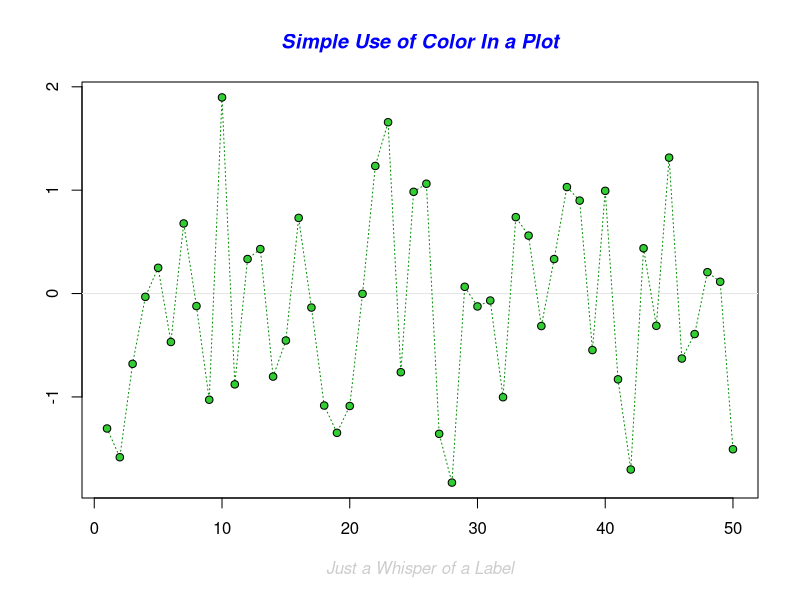
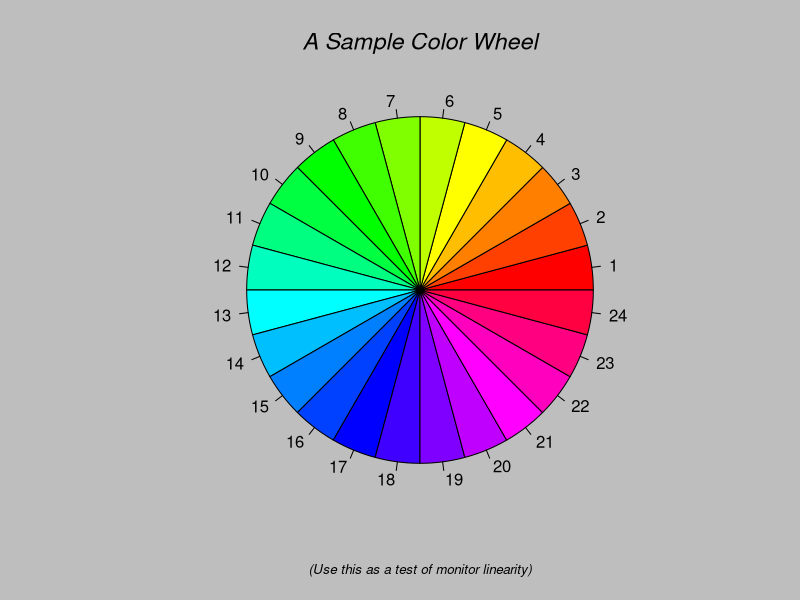
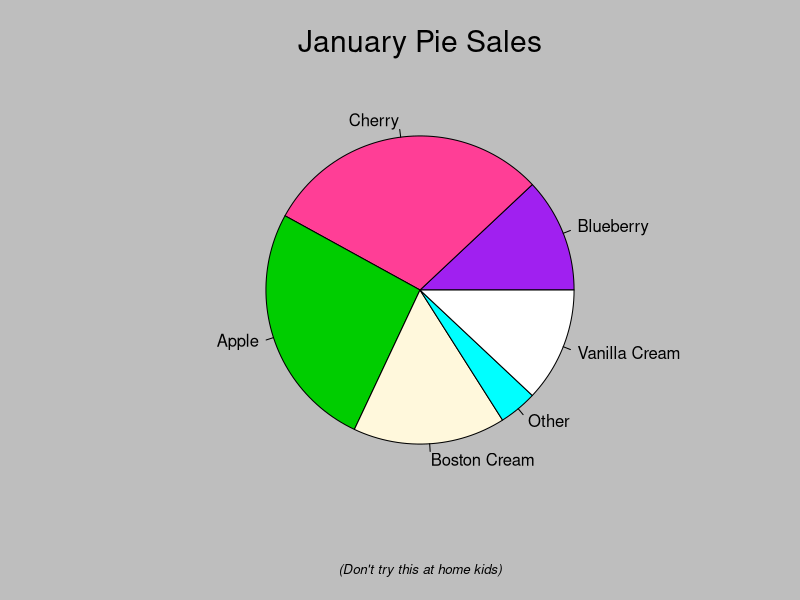
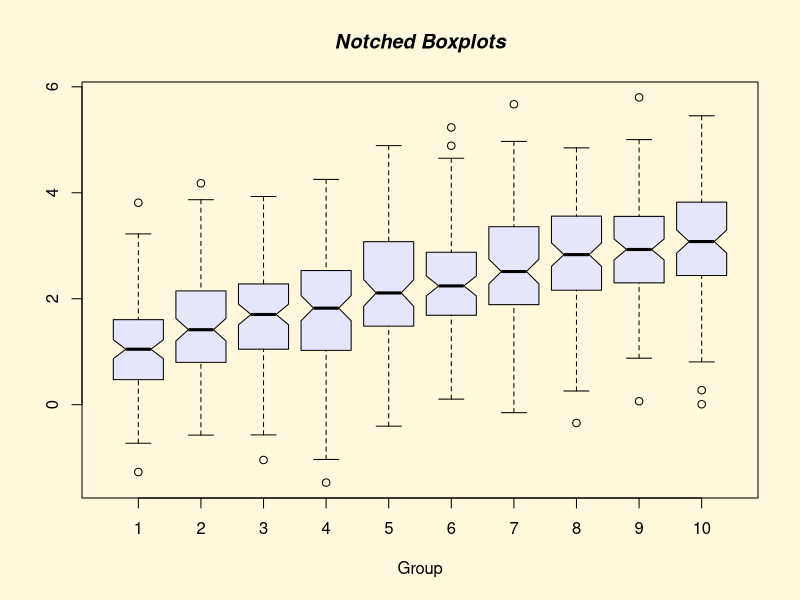
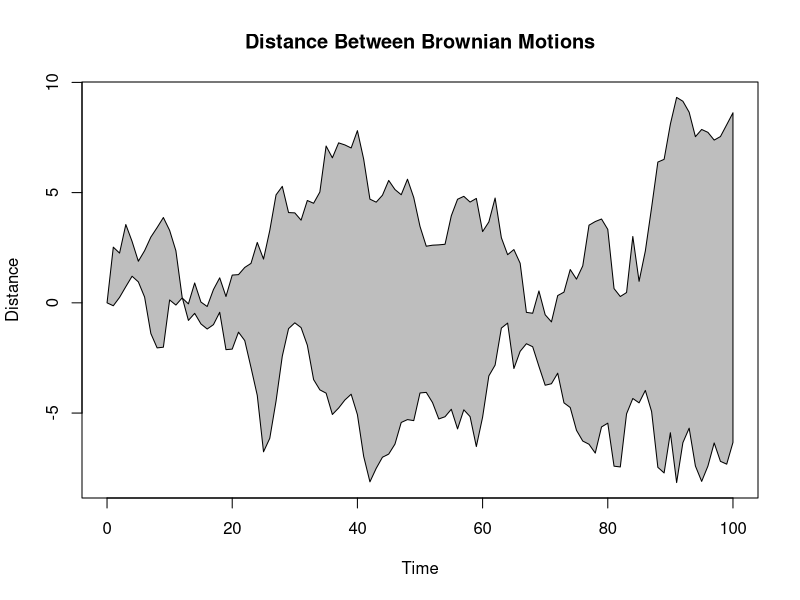
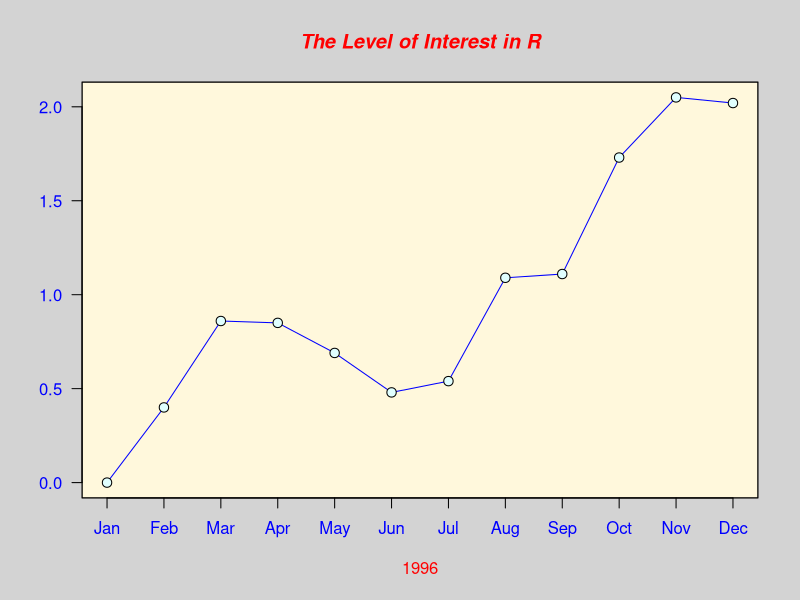
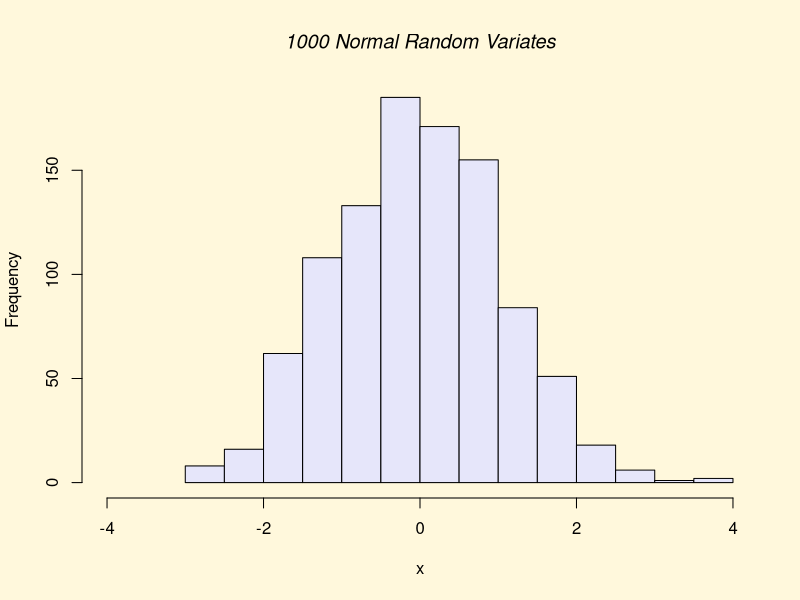
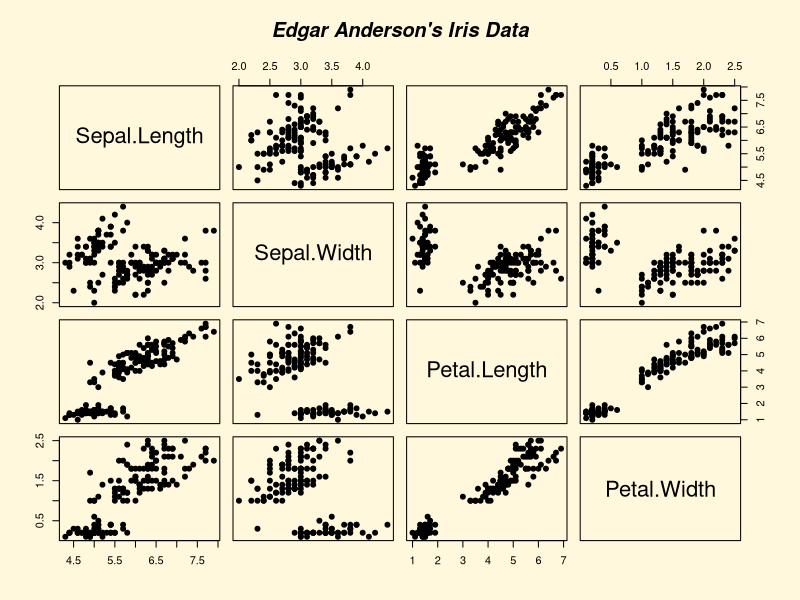

These charts were generated, in order, by the following R code:

## ----eval=F--------------------------------------------------------------
demo(graphics)

## ----echo=F--------------------------------------------------------------
# pause after each graph
dev.off()
with(mtcars,plot(wt,mpg))

## ----echo=F--------------------------------------------------------------
with(mtcars,plot(wt,mpg))
abline(lm(mpg~wt,data=mtcars))
title("Regression of MPG on Weight")

## ----eval=F--------------------------------------------------------------
 pdf("mtcars_demo.pdf")
 with(mtcars,plot(wt,mpg))
 abline(lm(mpg~wt,data=mtcars))
 title("Regression of MPG on Weight")
 dev.off()

## ------------------------------------------------------------------------
dose <- c(20, 30, 40, 45, 60)
drugA <- c(16, 20, 27, 40, 60)
drugB <- c(15, 18, 25, 31, 40)
plot(dose, drugA) #default type:point (type='p')


## ------------------------------------------------------------------------
dose <- c(20, 30, 40, 45, 60)
drugA <- c(16, 20, 27, 40, 60)
drugB <- c(15, 18, 25, 31, 40)
plot(dose, drugA,type='p')

## ------------------------------------------------------------------------
dose <- c(20, 30, 40, 45, 60)
drugA <- c(16, 20, 27, 40, 60)
drugB <- c(15, 18, 25, 31, 40)
plot(dose, drugA, type = "l")

## ------------------------------------------------------------------------
dose <- c(20, 30, 40, 45, 60)
drugA <- c(16, 20, 27, 40, 60)
drugB <- c(15, 18, 25, 31, 40)
plot(dose, drugA, type = "b")


## ------------------------------------------------------------------------
opar <- par(no.readonly = TRUE)## get the default parameter
plot(dose, drugA, type = "b", lty = 2, pch = 17)
par(opar)  ##set back to default.


## ----echo=F--------------------------------------------------------------
n=21
value<-1:n
symbol<-1:n
plot(value,symbol,pch=1:n,cex=2,col='red')

## ------------------------------------------------------------------------
plot(dose, drugA, type = "b", lty = 2, pch = 17)

## ------------------------------------------------------------------------
opar <- par(no.readonly = TRUE)
plot(dose, drugA, type = "b", lty = 1,cex = 1.3,col='red')
par(opar)  ##set back to default.

## ------------------------------------------------------------------------
length(colors())
colors()[1:5]

## ----echo=F--------------------------------------------------------------
n<-10
mygrays <- gray(0:n/n)
pie(rep(1, n), labels = mygrays, col = mygrays)
# rainbow(n)
# gray(0:10/10)

## ----echo=F--------------------------------------------------------------
# colors()
n <- 10
mycolors <- rainbow(n)
pie(rep(1, n), labels = mycolors, col = mycolors)

## ----echo=F--------------------------------------------------------------
library(colorspace)
pie(rep(1, n), labels = rainbow_hcl(10), 
    col = rainbow_hcl(10))
# pie(rep(1, n), labels =  terrain_hcl(10), 
# col =  terrain_hcl(10))

## ----echo=F--------------------------------------------------------------
library(colorspace)
plot(Sepal.Length ~ Sepal.Width, col=
  rainbow_hcl(3)[c(Species)], data=iris, pch=16) 
legend("topleft", pch=16, col=rainbow_hcl(3), 
  legend=unique(iris$Species)) 

## ----eval=F--------------------------------------------------------------
## library(colorspace)
## plot(Sepal.Length ~ Sepal.Width, col=
##   rainbow_hcl(3)[c(Species)], data=iris, pch=16)
## legend("topleft", pch=16, col=
##   rainbow_hcl(3), legend=unique(iris$Species))

## ----echo=F--------------------------------------------------------------
dose <- c(20, 30, 40, 45, 60)
drugA <- c(16, 20, 27, 40, 60)
par(ann=F)
plot(dose, drugA, type = "b",col.axis='blue')
title(main='main title',col.main='red',cex.main=2,
sub='sub-title',col.sub='black',cex.sub=1.2,
xlab='x-axis label',
ylab='y-axis label',col.lab='green',
                     col.axis='blue')
par(opar)

## ----echo=F--------------------------------------------------------------
opar <- par(no.readonly = TRUE)
dose <- c(20, 30, 40, 45, 60)
drugA <- c(16, 20, 27, 40, 60)
plot(dose, drugA)
par(ann=F)
plot(dose, drugA, type = "b",
     col = "red",col.axis='blue')
title(main='main title',col.main='red',
sub='sub-title',col.sub='blue',
xlab='x-axis label',
ylab='y-axis label',col.lab='green',
                     col.axis='blue')
par(opar)

## ----eval=F--------------------------------------------------------------
## dose <- c(20, 30, 40, 45, 60)
## drugA <- c(16, 20, 27, 40, 60)
## par(ann=F) ##inhibit x y axis labels but not text.
## plot(dose, drugA, type = "b",
##      col = "red",col.axis='blue')
## # plot(dose, drugA, type = "b",
## #col = "red",col.axis='blue',xaxt='n',yaxt='n')
## ##inhibit axis tick and text
## title(main='main title',col.main='red',cex.main=2,
## sub='sub-title',col.sub='blue',
## xlab='x-axis label',
## ylab='y-axis label',col.lab='green',cex.lab=1)

## ----echo=F--------------------------------------------------------------
opar <- par(no.readonly = TRUE)
dose <- c(20, 30, 40, 45, 60)
drugA <- c(16, 20, 27, 40, 60)
drugB <- c(15, 18, 25, 31, 40)
par(font.lab=3, cex.lab=1, font.main=4,
    cex.main=2)
par(pin = c(3, 2))  
##The current plot dimensions
par(lwd = 2, cex = 1)
## magnified index of plotted text and symbols 
par(cex.axis = 0.75, font.axis = 1)  
plot(dose, drugA, type = "b", pch = 19,
     lty = 2, col = "red") ##pch plot symbols
par(opar)

## ----eval=F--------------------------------------------------------------
## opar <- par(no.readonly = TRUE)
## dose <- c(20, 30, 40, 45, 60)
## drugA <- c(16, 20, 27, 40, 60)
## par(font.lab=3, cex.lab=1,
##     font.main=4, cex.main=2)
## par(pin = c(3, 2))
## ##The current plot dimensions,
## par(lwd = 2, cex = 1)
## ##magnified index of plotted text and symbols
## par(cex.axis = 0.75, font.axis = 1)
## plot(dose, drugA, type = "b", pch = 19,
##      lty = 2, col = "red") ##pch plot symbols

## ------------------------------------------------------------------------
par(bg='black',fg='white')
with(mtcars,plot(wt,mpg,col='green',pch=13))


## ------------------------------------------------------------------------
par(opar)
par()
par('pin')
par('mar') #equivalent to par()$mar
par('oma')


## ----echo=F--------------------------------------------------------------
opar <- par(no.readonly = TRUE)
x <- c(1:10);y <- x;z <- 10/x
par(mar = c(5, 4, 4, 8) + 0.1)
plot(x, y, type = "b", lty = 3, pch = 21, col = "red", 
     yaxt = "n",ann = FALSE)
lines(x, z, type = "b", pch = 22, col = "blue", lty = 2)
axis(side=2, at = x, labels = x, col.axis = "red", las = 1)##tck=-0.03
axis(side=4, at = z, labels = round(z, digits = 2), 
     col.axis = "blue",
las = 2, cex.axis = 0.7, tck = -0.01)
mtext("y=1/x", side = 4, line = 3, cex.lab = 1, las = 2,
col = "blue")
title("An Example of Creative Axes", xlab = "X values",
ylab = "Y=X")
abline(h=sqrt(10),lty=1,col='blue')
abline(v=sqrt(10),lty=1,col='blue')
par(opar)

## ----eval=F--------------------------------------------------------------
## x <- c(1:10);y <- x;z <- 10/x
## par(mar = c(5, 4, 4, 8) + 0.1)
## plot(x, y, type = "b", lty = 3, pch = 21, col = "red",
##      yaxt = "n",ann = FALSE)
## lines(x, z, type = "b", pch = 22, col = "blue", lty = 2)
## axis(side=2, at = x, labels = x, col.axis = "red",
##      las = 1)
## axis(side=4, at = z, labels = round(z, digits = 2),
##      col.axis = "blue",las = 2, cex.axis = 0.7,tck = -0.01)
## mtext("y=1/x", side = 4, line = 3, cex.lab = 1, las = 2,
## col = "blue")
## title("An Example of Creative Axes", xlab = "X values",
## ylab = "Y=X")
## abline(h=sqrt(10),lty=1,col='blue')
## abline(v=sqrt(10),lty=1,col='blue')

## ----echo=F--------------------------------------------------------------
with(mtcars,plot(wt, mpg,main = "Milage vs. Car Weight",
                 xlab = "Weight",
ylab = "Mileage", pch = 18, col = "blue"))
text(mtcars$wt, mtcars$mpg, row.names(mtcars), 
     cex = 0.6, pos = 2,
col = "red")

## ----eval=F--------------------------------------------------------------
## with(mtcars,plot(wt, mpg,main = "Milage vs. Car Weight",
##                  xlab = "Weight",
## ylab = "Mileage", pch = 18, col = "blue"))
## text(mtcars$wt, mtcars$mpg, row.names(mtcars),
##      cex = 0.6, pos = 2,
## col = "red")

## ----echo=F--------------------------------------------------------------
opar <- par(no.readonly = TRUE)
par(cex = 1.5)
plot(1:7, 1:7, type = "n")
text(3, 3, "Example of default text")
text(4, 4, family = "mono", "Example of 
     mono-spaced text")
text(5, 5, family = "serif", "Example of
     serif text")
par(opar)

## ----eval=F--------------------------------------------------------------
## opar <- par(no.readonly = TRUE)
## par(cex = 1.5)
## plot(1:7, 1:7, type = "n")
## text(3, 3, "Example of default text")
## text(4, 4, family = "mono", "Example of
##      mono-spaced text")
## text(5, 5, family = "serif", "Example of
##      serif text")
## par(opar)

## ----echo=F--------------------------------------------------------------
# Generate some data
x<-1:10; y1=x*x; y2=2*y1

plot(x, y1, type="b", pch=19, col="red", xlab="x", ylab="y")
# Add a line
lines(x, y2, pch=18, col="blue", type="b", lty=2)
# Add a legend
legend(1, 95, legend=c("Line 1", "Line 2"),
       col=c("red", "blue"), lty=1:2, cex=2)

## ----echo=F--------------------------------------------------------------
dose <- c(20, 30, 40, 45, 60)
drugA <- c(16, 20, 27, 40, 60)
drugB <- c(15, 18, 25, 31, 40)
opar <- par(no.readonly = TRUE)
par(lwd = 2, cex = 1, font.lab = 2)
plot(dose, drugA, type = "b", pch = 15, lty = 1, col = "red",
ylim = c(0, 60), main = "Drug A vs. Drug B", xlab = "Drug Dosage",
ylab = "Drug Response")
lines(dose, drugB, type = "b", pch = 17, lty = 2,
col = "blue")
# abline(h = c(30), lwd = 3, lty = 2, col = "green")
legend("topleft", inset = 0.05, title = "Drug Type",
c("A", "B"), lty = c(1, 2), pch = c(15, 17), col = c("red",
"blue"),cex=1.4)
par(opar)

## ----eval=F--------------------------------------------------------------
## dose <- c(20, 30, 40, 45, 60)
## drugA <- c(16, 20, 27, 40, 60)
## drugB <- c(15, 18, 25, 31, 40)
## opar <- par(no.readonly = TRUE)
## par(lwd = 2, cex = 1, font.lab = 2)
## plot(dose, drugA, type = "b", pch = 15, lty = 1,
##      col = "red",
## ylim = c(0, 60), main = "Drug A vs. Drug B",
## xlab = "Drug Dosage",
## ylab = "Drug Response")
## lines(dose, drugB, type = "b", pch = 17, lty = 2,
## col = "blue")
## # abline(h = c(30), lwd = 3, lty = 2, col = "green")
## legend("topleft", inset = 0.05, title = "Drug Type",
## c("A", "B"), lty = c(1, 2), pch = c(15, 17),
## col = c("red","blue"),cex=1)
## par(opar)

## ----echo=F--------------------------------------------------------------
plot(mtcars$wt, mtcars$mpg)
abline(lm(mpg~wt,data=mtcars))
result<-summary(lm(mpg~wt,data=mtcars))
text(4, 30, expression(y[i] == beta[0] + beta[1]*x[i]),cex=2)

text(4,25,
substitute(
    paste(Y[i], "=", beta0, beta1,X[i]),
    list(beta0 = round(result$coe[1,1],2), beta1 =
           round(result$coe[2,1],2),2)),cex=2)

## ----eval=F--------------------------------------------------------------
## with(mtcars,plot(wt, mpg))
## abline(lm(mpg~wt,data=mtcars))
## result<-summary(lm(mpg~wt,data=mtcars))
## text(4.2, 30, expression(Y[i] == beta[0] + beta[1]*X[i]))
## 
## text(4.2,25,
## substitute(
##     paste(y[i], "=", beta0, beta1,x[i]),
##     list(beta0 = round(result$coe[1,1],2),
##          beta1 = round(result$coe[2,1],2))))

## ----echo=F--------------------------------------------------------------
opar <- par(no.readonly = TRUE)
attach(mtcars)
par(mfrow = c(2,2))
plot(wt, mpg, main = "Scatterplot of wt vs. mpg")
plot(wt, disp,main = "Scatterplot of wt vs disp")
hist(wt, main = "Histogram of wt")
boxplot(wt, main = "Boxplot of wt")
detach(mtcars)
par(opar)

## ----eval=F--------------------------------------------------------------
## opar <- par(no.readonly = TRUE)
## attach(mtcars)
## par(mfrow = c(2,2))
## plot(wt, mpg, main = "Scatterplot of wt vs. mpg")
## plot(wt, disp,main = "Scatterplot of wt vs disp")
## hist(wt, main = "Histogram of wt")
## boxplot(wt, main = "Boxplot of wt")
## detach(mtcars)
## par(opar)

## ----echo=F--------------------------------------------------------------
opar <- par(no.readonly = TRUE)
par(mfrow = c(2, 2))
hist(mtcars$wt,main='mtcars:wt');
hist(mtcars$mpg,main='mtcars:mpg')
hist(mtcars$disp,main='mtcars:disp')
hist(mtcars$cyl,main='mtcars:cyl')
par(opar)

## ----eval=F--------------------------------------------------------------
## opar <- par(no.readonly = TRUE)
## par(mfrow = c(2, 2))
## hist(mtcars$wt,main='mtcars:wt');
## hist(mtcars$mpg,main='mtcars:mpg')
## hist(mtcars$disp,main='mtcars:disp')
## hist(mtcars$cyl,main='mtcars:cyl')
## par(opar)

## ----echo=F--------------------------------------------------------------
attach(mtcars)
layout(matrix(c(1, 1, 2, 3), 2, 2, byrow = TRUE))
hist(wt)
hist(mpg)
hist(disp)
detach(mtcars)

## ----eval=F--------------------------------------------------------------
## attach(mtcars)
## layout(matrix(c(1, 1, 2, 3), 2, 2, byrow = TRUE))
## hist(wt)
## hist(mpg)
## hist(disp)
## detach(mtcars)

## ----echo=F--------------------------------------------------------------
par(mar=c(5.1,4.1,4.1,2))
par(oma=c(0,0,0,2))
attach(mtcars)
layout(matrix(c(1, 1, 2, 3), 2, 2, byrow = TRUE),
widths = c(3, 1), heights = c(1, 2)) 
#3:1 for heights 1:2 for widths
hist(wt)
hist(mpg)
hist(disp)
detach(mtcars)

## ----eval=F--------------------------------------------------------------
## par(mar=c(5.1,4.1,4.1,2))
## par(oma=c(0,0,0,2))
## attach(mtcars)
## layout(matrix(c(1, 1, 2, 3), 2, 2, byrow = TRUE),
## widths = c(3, 1), heights = c(1, 2))
## #3:1 for heights 1:2 for widths
## hist(wt)
## hist(mpg)
## hist(disp)
## detach(mtcars)

## ----echo=F--------------------------------------------------------------
opar <- par(no.readonly = TRUE)
par(fig = c(0, 0.8, 0, 0.8))
plot(mtcars$wt, mtcars$mpg, xlab = "Miles Per Gallon",
ylab = "Car Weight")
par(fig = c(0, 0.8, 0.55, 1), new = TRUE)
boxplot(mtcars$wt, horizontal = TRUE, axes = FALSE)
par(fig = c(0.6, 1, 0, 0.8), new = TRUE)
boxplot(mtcars$mpg, axes = FALSE)
mtext("Enhanced Scatterplot", side = 3, outer = TRUE,
line = -2)  ##side=3 top
par(opar)

## ----eval=F--------------------------------------------------------------
## opar <- par(no.readonly = TRUE)
## par(fig = c(0, 0.8, 0, 0.8))
## plot(mtcars$wt, mtcars$mpg, xlab = "Miles Per Gallon",
## ylab = "Car Weight")
## par(fig = c(0, 0.8, 0.55, 1), new = TRUE)
## boxplot(mtcars$wt, horizontal = TRUE, axes = FALSE)
## par(fig = c(0.6, 1, 0, 0.8), new = TRUE)
## boxplot(mtcars$mpg, axes = FALSE)
## mtext("Enhanced Scatterplot", side = 3, outer = TRUE,
## line = -2)  ##side=3 top
## par(opar)

